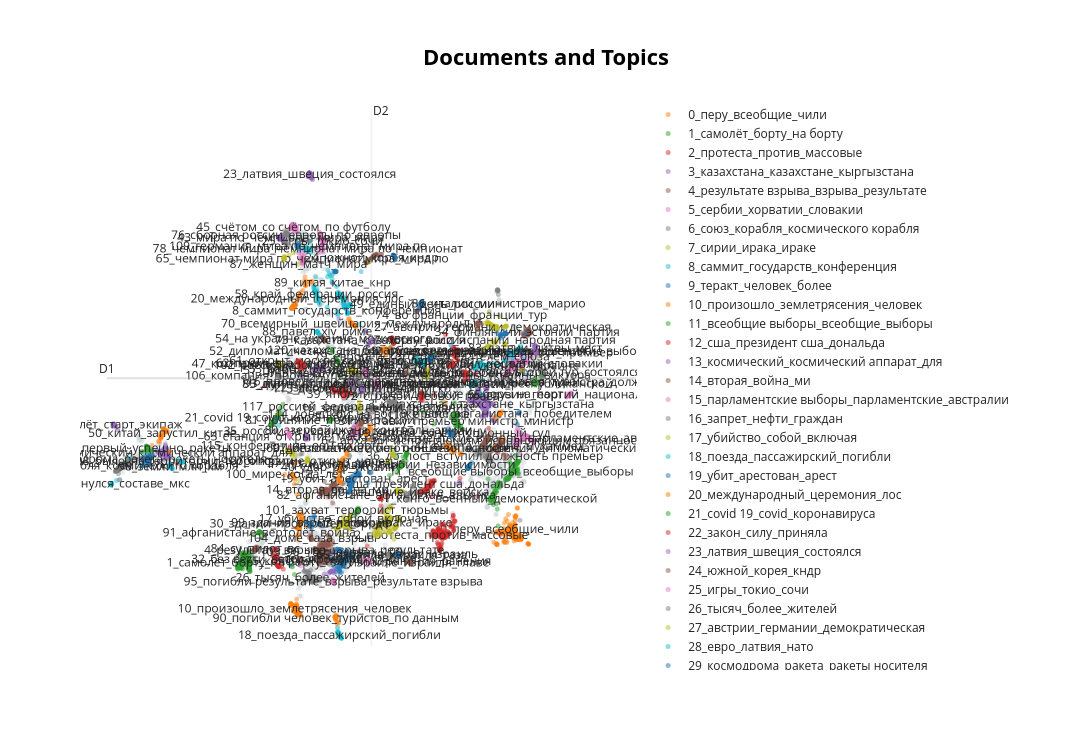

Notebook code for this chart:
### Code cell
sample_docs_per_topic(texts, topics, n_samples=10)
save_topics_barchart(topic_model, out_html="../reports/topic_plots/bertopic_events_auto_barchart.html")
save_documents_scatter(topic_model, texts, topics, out_html="../reports/topic_plots/bertopic_events_auto_scatter.html")
